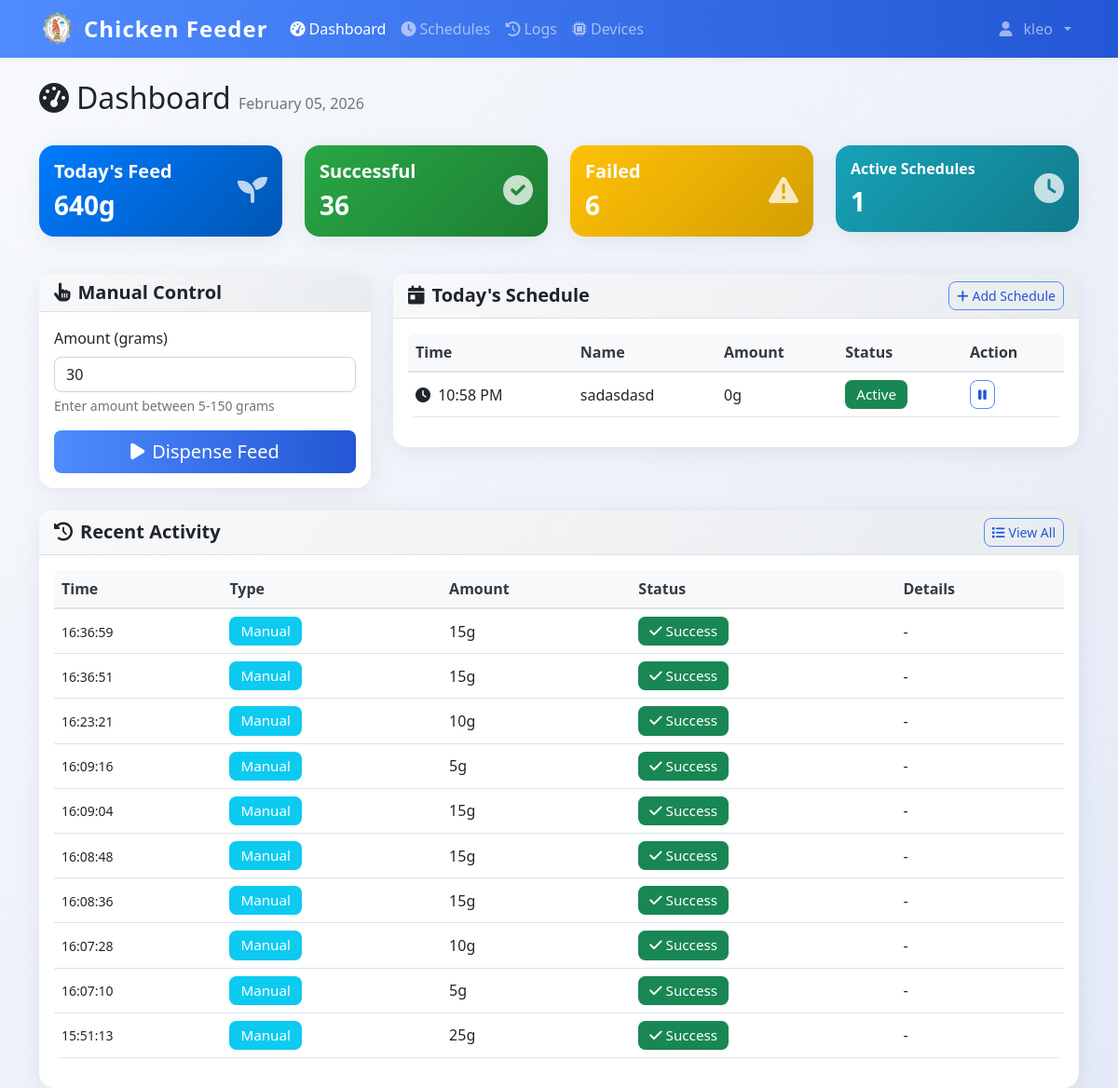
Page /dashboard (signed in) on the committed database.
### models.py (models this page shows)
class User(UserMixin, db.Model):
    id = db.Column(db.Integer, primary_key=True)
    username = db.Column(db.String(80), unique=True, nullable=False)
    email = db.Column(db.String(120), unique=True, nullable=False)
    password_hash = db.Column(db.String(120), nullable=False)
    iot_device_url = db.Column(db.String(255), nullable=True)  # e.g., 'http://192.168.1.100:5000' or 'pi_klei'
    is_admin = db.Column(db.Boolean, default=True)
    created_at = db.Column(db.DateTime, default=datetime.utcnow)

class FeedSchedule(db.Model):
    id = db.Column(db.Integer, primary_key=True)
    name = db.Column(db.String(100), nullable=False)
    feed_time = db.Column(db.Time, nullable=False)
    amount_grams = db.Column(db.Integer, nullable=False)
    is_active = db.Column(db.Boolean, default=True)
    created_by = db.Column(db.Integer, db.ForeignKey('user.id'), nullable=False)
    created_at = db.Column(db.DateTime, default=datetime.utcnow)
    user = db.relationship('User', backref=db.backref('schedules', lazy=True))

class DispenseLog(db.Model):
    id = db.Column(db.Integer, primary_key=True)
    timestamp = db.Column(db.DateTime, default=datetime.utcnow, nullable=False)
    amount_grams = db.Column(db.Integer, nullable=False)
    trigger_type = db.Column(db.String(20), nullable=False)
    schedule_id = db.Column(db.Integer, db.ForeignKey('feed_schedule.id'), nullable=True)
    status = db.Column(db.String(20), default='success')
    error_message = db.Column(db.Text, nullable=True)
    triggered_by = db.Column(db.Integer, db.ForeignKey('user.id'), nullable=True)
    schedule = db.relationship('FeedSchedule', backref=db.backref('dispense_logs', lazy=True))
    user = db.relationship('User', backref=db.backref('dispense_logs', lazy=True))

### app.py (the view)
@app.route('/dashboard', methods=['GET', 'POST'])
@login_required
def dashboard():
    today_schedules = FeedSchedule.query.filter_by(created_by=current_user.id, is_active=True).order_by(FeedSchedule.feed_time).all()
    today_start = datetime.now().replace(hour=0, minute=0, second=0, microsecond=0)
    today_logs = DispenseLog.query.filter(
        DispenseLog.timestamp >= today_start,
        DispenseLog.triggered_by == current_user.id
    ).order_by(DispenseLog.timestamp.desc()).all()
    total_today = sum(log.amount_grams for log in today_logs if log.status == 'success')
    return render_template('dashboard.html',
                         schedules=today_schedules,
                         logs=today_logs,
                         total_today=total_today)

### templates/dashboard.html (shortened to what this page needs)
{% extends "base.html" %}
{% block content %}
<div class="container mt-4">
    <div class="row mb-4">
    <div class="col">
        <h1 class="h2">
            <i class="fas fa-tachometer-alt me-2"></i>Dashboard
            <span class="text-muted fs-6">{{ datetime.now().strftime('%B %d, %Y') }}</span>
        </h1>
    </div>
</div>
<div class="row mb-4">
    <div class="col-md-3 mb-3">
        <div class="card bg-primary text-white">
            <div class="card-body">
                <div class="d-flex justify-content-between">
                    <div>
                        <h5 class="card-title">Today's Feed</h5>
                        <h3 class="mb-0" id="total-today">{{ total_today }}g</h3>
                    </div>
                    <div class="align-self-center">
                        <i class="fas fa-seedling fa-2x opacity-75"></i>
                    </div>
                </div>
            </div>
        </div>
    </div>
    <div class="col-md-3 mb-3">
        <div class="card bg-success text-white">
            <div class="card-body">
                <div class="d-flex justify-content-between">
                    <div>
                        <h5 class="card-title">Successful</h5>
                        <h3 class="mb-0" id="successful-today">{{ logs|selectattr('status', 'equalto', 'success')|list|length }}</h3>
                    </div>
                    <div class="align-self-center">
                        <i class="fas fa-check-circle fa-2x opacity-75"></i>
                    </div>
                </div>
            </div>
        </div>
    </div>
    <div class="col-md-3 mb-3">
        <div class="card bg-warning text-white">
            <div class="card-body">
                <div class="d-flex justify-content-between">
                    <div>
                        <h5 class="card-title">Failed</h5>
                        <h3 class="mb-0" id="failed-today">{{ logs|selectattr('status', 'equalto', 'failure')|list|length }}</h3>
                    </div>
                    <div class="align-self-center">
                        <i class="fas fa-exclamation-triangle fa-2x opacity-75"></i>
                    </div>
                </div>
            </div>
        </div>
    </div>
    <div class="col-md-3 mb-3">
        <div class="card bg-info text-white">
            <div class="card-body">
                <div class="d-flex justify-content-between">
                    <div>
                        <h5 class="card-title fs-6">Active Schedules</h5>
                        <h3 class="mb-0">{{ schedules|selectattr('is_active')|list|length }}</h3>
                    </div>
                    <div class="align-self-center">
                        <i class="fas fa-clock fa-2x opacity-75"></i>
                    </div>
                </div>
            </div>
        </div>
    </div>
</div>
<div class="row">
    <div class="col-lg-4 mb-4">
        <div class="card">
            <div class="card-header">
                <h5 class="card-title mb-0">
                    <i class="fas fa-hand-pointer me-2"></i>Manual Control
                </h5>
            </div>
            <div class="card-body">
                <form id="manual-dispense-form">
                    <div class="mb-3">
                        <label for="amount" class="form-label">Amount (grams)</label>
                        <input type="number" class="form-control" id="amount" min="5" max="150" value="30" required>
                        <div class="form-text">Enter amount between 5-150 grams</div>
                    </div>
                    <div class="d-grid">
                        <button type="submit" class="btn btn-primary btn-lg" id="dispense-btn">
                            <i class="fas fa-play me-2"></i>Dispense Feed
                        </button>
                    </div>
                </form>
            </div>
        </div>
    </div>
    <div class="col-lg-8 mb-4">
        <div class="card">
            <div class="card-header d-flex justify-content-between align-items-center">
                <h5 class="card-title mb-0">
                    <i class="fas fa-calendar-day me-2"></i>Today's Schedule
                </h5>
                <a href="{{ url_for('schedules') }}" class="btn btn-outline-primary btn-sm">
                    <i class="fas fa-plus me-1"></i>Add Schedule
                </a>
            </div>
            <div class="card-body">
                {% if schedules %}
                <div class="table-responsive">
                    <table class="table table-hover">
                        <thead>
                            <tr>
                                <th>Time</th>
                                <th>Name</th>
                                <th>Amount</th>
                                <th>Status</th>
                                <th>Action</th>
                            </tr>
                        </thead>
                        <tbody>
                            {% for schedule in schedules %}
                            <tr>
                                <td>
                                    <i class="fas fa-clock me-1"></i>
                                    {{ schedule.feed_time.strftime('%I:%M %p') }}
                                </td>
                                <td>{{ schedule.name }}</td>
                                <td>{{ schedule.amount_grams }}g</td>
                                <td>
                                    {% if schedule.is_active %}
                                        <span class="badge bg-success">Active</span>
                                    {% else %}
                                        <span class="badge bg-secondary">Inactive</span>
                                    {% endif %}
                                </td>
                                <td>
                                    <button class="btn btn-sm btn-outline-primary"
                                            onclick="toggleSchedule({{ schedule.id }})">
                                        {% if schedule.is_active %}
                                            <i class="fas fa-pause"></i>
                                        {% else %}
                                            <i class="fas fa-play"></i>
                                        {% endif %}
                                    </button>
                                </td>
                            </tr>
                            {% endfor %}
                        </tbody>
                    </table>
                </div>
                {% endif %}
            </div>
        </div>
    </div>
</div>
<div class="row">
    <div class="col-12">
        <div class="card">
            <div class="card-header d-flex justify-content-between align-items-center">
                <h5 class="card-title mb-0">
                    <i class="fas fa-history me-2"></i>Recent Activity
                </h5>
                <a href="{{ url_for('logs') }}" class="btn btn-outline-primary btn-sm">
                    <i class="fas fa-list me-1"></i>View All
                </a>
            </div>
            <div class="card-body">
                {% if logs %}
                <div class="table-responsive">
                    <table class="table table-hover">
                        <thead>
                            <tr>
                                <th>Time</th>
                                <th>Type</th>
                                <th>Amount</th>
                                <th>Status</th>
                                <th>Details</th>
                            </tr>
                        </thead>
                        <tbody>
                            {% for log in logs[:10] %}
                            <tr>
                                <td>
                                    <small>{{ log.timestamp.strftime('%H:%M:%S') }}</small>
                                </td>
                                <td>
                                    {% if log.trigger_type == 'manual' %}
                                        <span class="badge bg-info">Manual</span>
                                    {% else %}
                                        <span class="badge bg-primary">Scheduled</span>
                                    {% endif %}
                                </td>
                                <td>{{ log.amount_grams }}g</td>
                                <td>
                                    {% if log.status == 'success' %}
                                        <span class="badge bg-success">
                                            <i class="fas fa-check me-1"></i>Success
                                        </span>
                                    {% else %}
                                        <span class="badge bg-danger">
                                            <i class="fas fa-times me-1"></i>Failed
                                        </span>
                                    {% endif %}
                                </td>
                                <td>
                                    {% if log.schedule %}
                                        {{ log.schedule.name }}
                                    {% elif log.error_message %}
                                        <small class="text-danger">{{ log.error_message[:50] }}...</small>
                                    {% else %}
                                        -
                                    {% endif %}
                                </td>
                            </tr>
                            {% endfor %}
                        </tbody>
                    </table>
                </div>
                {% else %}
                <div class="text-center text-muted py-4">
                    <i class="fas fa-history fa-3x mb-3"></i>
                    <p>No activity today</p>
                </div>
                {% endif %}
            </div>
        </div>
    </div>
</div>
</div>
{% endblock %}

### templates/base.html (shortened to what this page needs)
<!DOCTYPE html>
<html lang="en">
<head>
    <link href="https://cdn.jsdelivr.net/npm/bootstrap@5.1.3/dist/css/bootstrap.min.css" rel="stylesheet">
    <link href="https://cdnjs.cloudflare.com/ajax/libs/font-awesome/6.0.0/css/all.min.css" rel="stylesheet">
    <link href="{{ url_for('static', filename='css/style.css') }}" rel="stylesheet">
</head>
<body>
    {% if current_user.is_authenticated %}
    <nav class="navbar navbar-expand-lg navbar-dark bg-primary">
        <div class="container">
            <div class="d-flex align-items-center gap-2">
                <img src="{{ url_for('static', filename='img/chicken-logo.png') }}" alt="Logo" style="width:40px;height:40px;" >
                <a class="navbar-brand" href="{{ url_for('dashboard') }}">
                   Chicken Feeder
                </a>
            </div>
            <div class="collapse navbar-collapse" id="navbarNav">
                <ul class="navbar-nav me-auto">
                    <li class="nav-item">
                        <a class="nav-link {% if request.endpoint == 'dashboard' %}active{% endif %}"
                           href="{{ url_for('dashboard') }}">
                            <i class="fas fa-tachometer-alt me-1"></i>Dashboard
                        </a>
                    </li>
                    <li class="nav-item">
                        <a class="nav-link {% if request.endpoint in ['schedules', 'add_schedule'] %}active{% endif %}"
                           href="{{ url_for('schedules') }}">
                            <i class="fas fa-clock me-1"></i>Schedules
                        </a>
                    </li>
                    <li class="nav-item">
                        <a class="nav-link {% if request.endpoint == 'logs' %}active{% endif %}"
                           href="{{ url_for('logs') }}">
                            <i class="fas fa-history me-1"></i>Logs
                        </a>
                    </li>
                    <li class="nav-item">
                        <a class="nav-link {% if request.endpoint in ['devices', 'add_device'] %}active{% endif %}"
                           href="{{ url_for('devices') }}">
                            <i class="fas fa-microchip me-1"></i>Devices
                        </a>
                    </li>
                </ul>
                <ul class="navbar-nav">
                    <li class="nav-item dropdown">
                        <a class="nav-link dropdown-toggle d-flex align-items-center gap-2" href="#" id="navbarDropdown" role="button"
                           data-bs-toggle="dropdown" aria-expanded="false">
                            <i class="fas fa-user me-1 "></i>{{ current_user.username }}
                        </a>
                    </li>
                </ul>
            </div>
        </div>
    </nav>
    {% endif %}
    <main class="container-fluid align-items-center">
        {% block content %}{% endblock %}
    </main>
</body>
</html>

### rows in the picture
User: username "kleo"
FeedSchedule: feed_time "10:58 PM", name "sadasdasd", amount_grams "0", is_active "Active"
DispenseLog: timestamp "16:36:59", trigger_type "Manual", amount_grams "15", status "success" (drawn)
DispenseLog: timestamp "16:36:51", trigger_type "Manual", amount_grams "15", status "success" (drawn)
DispenseLog: timestamp "16:23:21", trigger_type "Manual", amount_grams "10", status "success" (drawn)
DispenseLog: timestamp "16:09:16", trigger_type "Manual", amount_grams "5", status "success" (drawn)
DispenseLog: timestamp "16:09:04", trigger_type "Manual", amount_grams "15", status "success" (drawn)
DispenseLog: timestamp "16:08:48", trigger_type "Manual", amount_grams "15", status "success" (drawn)
DispenseLog: timestamp "16:08:36", trigger_type "Manual", amount_grams "15", status "success" (drawn)
DispenseLog: timestamp "16:07:28", trigger_type "Manual", amount_grams "10", status "success" (drawn)
DispenseLog: timestamp "16:07:10", trigger_type "Manual", amount_grams "5", status "success" (drawn)
DispenseLog: timestamp "15:51:13", trigger_type "Manual", amount_grams "25", status "success" (drawn)

### other values in the picture
{{ total_today }} "640"
{{ logs|selectattr('status', 'equalto', 'success')|list|length }} "36"
{{ logs|selectattr('status', 'equalto', 'failure')|list|length }} "6"
{{ schedules|selectattr('is_active')|list|length }} "1"
